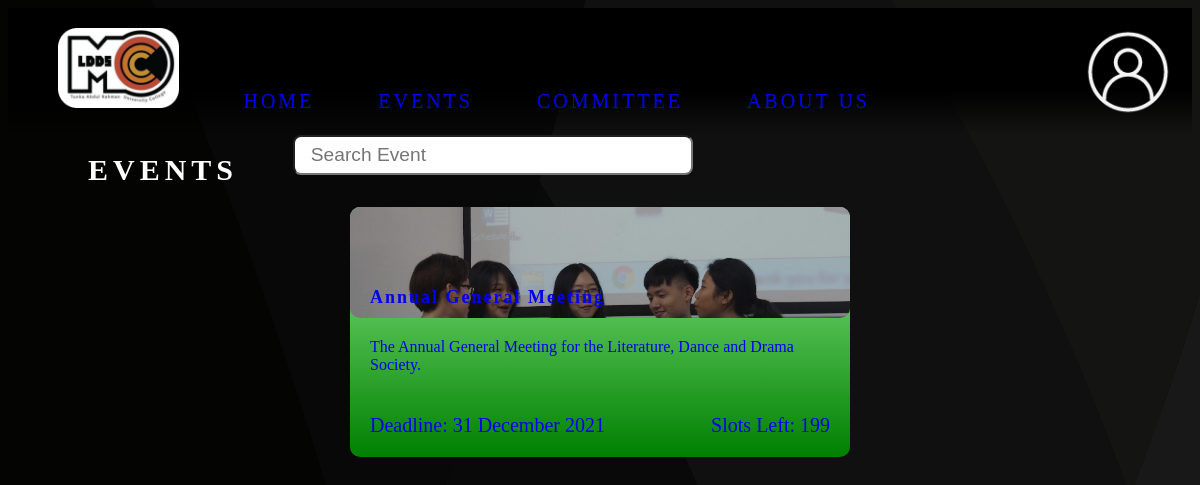
/events/index.php, run on an earlier commit of the app's database.
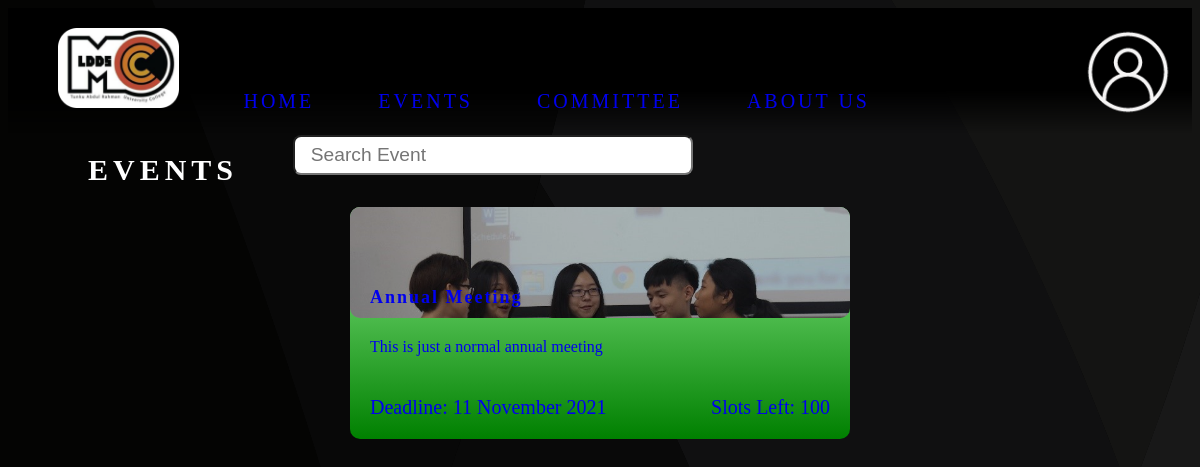
And on a later commit of the database.
### tables this page shows
CREATE TABLE `event` (
  `id` int(11) NOT NULL,
  `name` varchar(45) NOT NULL,
  `description` varchar(250) NOT NULL,
  `date` date NOT NULL,
  `start_time` time NOT NULL,
  `end_time` time NOT NULL,
  `venue` varchar(20) NOT NULL,
  `capacity` int(11) NOT NULL,
  `deadline` date NOT NULL,
  `person_in_charge` varchar(10) NOT NULL
);

### events/index.php (the view, shortened to what this page needs)
<?php
require_once('../banner.php');
?>
<!DOCTYPE html>
<html lang="en">
    <head>
        <link rel="stylesheet" href="https://code.getmdl.io/1.3.0/material.grey-orange.min.css" />
        <link rel="stylesheet" href="/wst-ldds/style/main.css">
        <link rel="stylesheet" href="/wst-ldds/style/events.css">
    </head>
    <body>
        <div class="content">
            <h1>Events</h1>
            <input type="text" class ="event-searchbox" id="event-searchbox" placeholder="Search Event" oninput="search(this)">
            <div class="events-list">
            <?php
                require_once("./../config/conn.php");
                $query = $conn->prepare("SELECT * FROM event;");
                $query->execute();
                $result = $query -> get_result();
                if ($result->num_rows > 0) {
                    while ($row = $result->fetch_assoc()) {
                        $query2 = $conn->prepare("SELECT COUNT(*) AS slots_taken FROM event_registration WHERE event_id=?");
                        $query2->bind_param("s", $row['id']);
                        $query2->execute();
                        $registrationResult = $query2->get_result();
                        $slotsTaken = $registrationResult->fetch_assoc()['slots_taken'];
                        echo '<a class="event-box" href="/wst-ldds/event/'.$row['id'].'">
                                <h3>'.$row['name'].'</h3>
                                <div class="desc">'.$row['description'].'</div>
                                <div class="deadline">Deadline: '.date("d F Y", strtotime($row['deadline'])).'</div>
                                <div class="slots-left">Slots Left: '.($row['capacity'] - $slotsTaken).'</div>
                            </a>';
                    }
                } else {
                }
             ?>
            </div>
        </div>
    </body>
</html>

### banner.php (shortened to what this page needs)
<html>
    <head>
        <link rel="stylesheet" href="/wst-ldds/style/banner.css">
    </head>
    <body>
        <div class="banner" id="banner">
            <img class="logo "src="/wst-ldds/style/images/ldds-logo.png" alt="logo" />
            <a class="navbar" href="/wst-ldds/">Home</a>
            <a class="navbar" href="/wst-ldds/events/">Events</a>
            <a class="navbar" href="/wst-ldds/committee/">Committee</a>
            <a class="navbar" href="/wst-ldds/about-us/">About Us</a>
            <div class="dropdown">
                <img class="user-icon" src="/wst-ldds/profile/images/<?php echo isset($_SESSION['img_path']) ? $_SESSION['img_path'] : 'default.png';?>" alt="user" />
            </div>
        </div>
    </body>
</html>

### style/banner.css (style rules this page uses)
.banner { padding: 20px; background-image: linear-gradient(to bottom, black 65%, rgba(0, 0, 0, 0)); }
.banner .logo { height: 80px; padding: 0 30px; }
.banner .navbar { padding: 10px 30px; border-radius: 12px; font-size: 20px; text-transform: uppercase; text-decoration: none; letter-spacing: 3px; transition: background-color 0.5s; }
.dropdown { position: relative; float: right; }
.dropdown .user-icon { vertical-align: middle; height: 5.5rem; width: 5.5rem; object-fit: cover; cursor: pointer; border-radius: 50%; }

### style/main.css (style rules this page uses)
body { background: url('./images/bg.svg') fixed; background-size: cover; overflow-x: hidden; overflow-y: overlay; }
.content { padding: 0 80px; color: white; }
.content h1 { font-size: 30px; text-transform: uppercase; letter-spacing: 5px; }
.deadline { left: 0px; }

### style/events.css (style rules this page uses)
.event-searchbox, .event-searchbox input:focus { margin: -4.5rem 12.8rem; width: 25rem; height: 2.5rem; border-radius: 0.5rem; outline: none; padding-left: 1rem; font-size: 1.2rem; }
.events-list { display: flex; flex-wrap: wrap; gap: 1rem; justify-content: center; }
.event-box { border-radius: 10px; text-decoration: none; background: linear-gradient(to bottom, lightgreen, green); width: 500px; transition: box-shadow .2s; }
.event-box > h3 { border-radius: 10px; font-size: 1.5vw; letter-spacing: 2px; padding: 80px 20px 10px 20px; margin: 0; background: url('/wst-ldds/style/images/carousel/JLC.jpg'); background-size: cover; background-repeat: no-repeat; box-shadow: inset 0 0 0 1000px rgba(0,0,0,.2); }
.event-box > .desc { padding: 20px; }
.event-box > .deadline, .event-box > .slots-left { display: inline-block; padding: 20px; font-size: 20px; }
.event-box > .slots-left { float: right; }

What changed in the data, as far as the page shows it:
removed event: name "Annual General Meeting", description "The Annual General Meeting for the Literature, Dance and Drama Society.", deadline "31 December 2021", capacity "199"
added event: name "Annual Meeting", description "This is just a normal annual meeting", deadline "11 November 2021", $row['capacity']-$slotsTaken "100"
